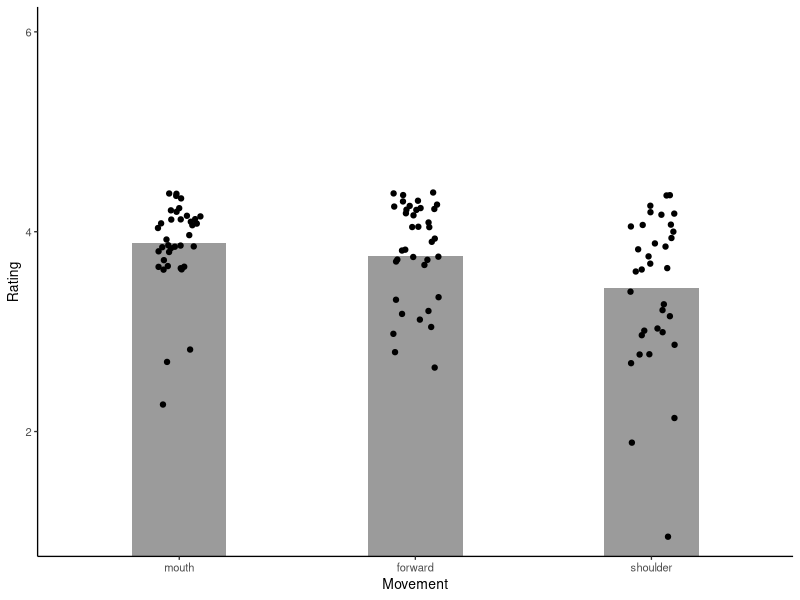
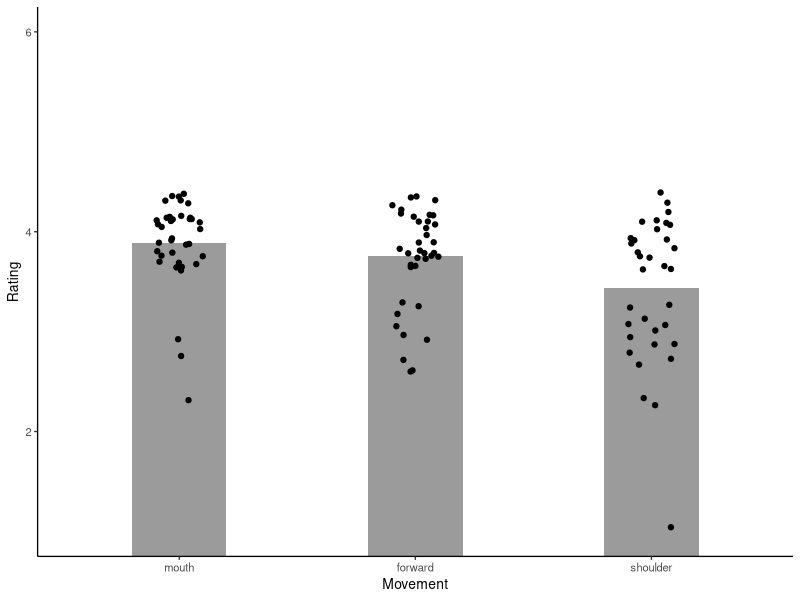

Write the R code that produced these figures, in order.
library(tidyverse)

mm2inch <- function(x){x / 25.4}

dev.new(width = mm2inch(90),
        height = mm2inch(90*4/5),
        noRStudioGD=TRUE)

# Anm.: für das Datenbeispiel im Video brauchen Sie die Datei mit den Daten,
# "sub-S01_task-graspingMotorImagery_events.tsv" (in GRIPS).
# Alternativ könnnen Sie zum Ausprobieren auch einen Plot mit einem in R 
# integrierten Datensatz erstellen, zum Beispiel:
# ggplot(data = mpg, 
#       mapping = aes(x = displ,
#                     y = hwy)) +
#  geom_point(shape = 1) +
#  theme_classic(base_size = 10)

set.seed(21)
read_delim('./sub-S01_task-graspingMotorImagery_events.tsv',
           delim = '\t') %>%
  filter(movtype == 'imagined' & rating !='n/a') %>%
  #select(movement, rating) %>%
  mutate(Movement = as_factor(movement),
         Rating   = as.numeric(rating)) %>%
  ggplot(aes(x = Movement, y = Rating)) +
  geom_bar(stat = 'summary',
           width = 0.4,
           alpha = 0.6) +
  geom_jitter(width = 0.1) +
  coord_cartesian(ylim = c(1, 6)) +
  theme_classic(base_size = 10)
  
ggsave(filename = "motion.svg",
       width = mm2inch(90),
       height = mm2inch(90*4/5),
       units = 'in',
       dpi = 300)

